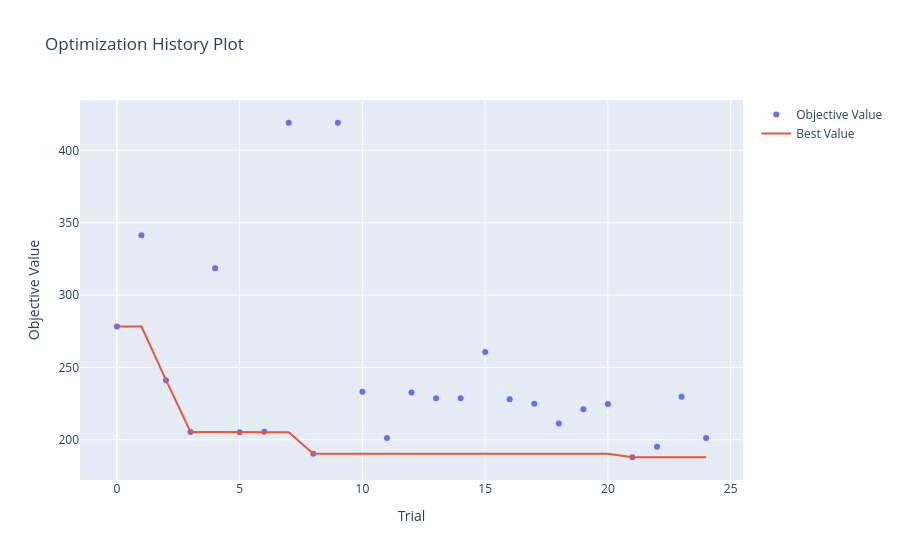

Notebook source saved alongside this figure:
### Code cell
op.visualization.plot_optimization_history(study).show()

### Figure 1 — Plotly figure (JSON) as saved in the notebook; plotly's stock layout.template omitted (floating-point values rounded to 4 significant figures)
{"data": [{"mode": "markers", "name": "Objective Value", "type": "scatter", "x": [0, 1, 2, 3, 4, 5, 6, 7, 8, 9, 10, 11, 12, 13, 14, 15, 16, 17, 18, 19, 20, 21, 22, 23, 24], "y": [278.2, 341.4, 241.1, 205.4, 318.5, 205.2, 205.4, 419.1, 190.2, 419.1, 233.2, 201.2, 232.7, 228.7, 228.7, 260.7, 228.0, 224.8, 211.1, 221.1, 224.6, 187.9, 195.1, 229.6, 201.2]}, {"mode": "lines", "name": "Best Value", "type": "scatter", "x": [0, 1, 2, 3, 4, 5, 6, 7, 8, 9, 10, 11, 12, 13, 14, 15, 16, 17, 18, 19, 20, 21, 22, 23, 24], "y": [278.2, 278.2, 241.1, 205.4, 205.4, 205.2, 205.2, 205.2, 190.2, 190.2, 190.2, 190.2, 190.2, 190.2, 190.2, 190.2, 190.2, 190.2, 190.2, 190.2, 190.2, 187.9, 187.9, 187.9, 187.9]}, {"marker": {"color": "#cccccc"}, "mode": "markers", "name": "Infeasible Trial", "showlegend": false, "type": "scatter", "x": [], "y": []}], "layout": {"title": {"text": "Optimization History Plot"}, "xaxis": {"title": {"text": "Trial"}}, "yaxis": {"title": {"text": "Objective Value"}}}}
